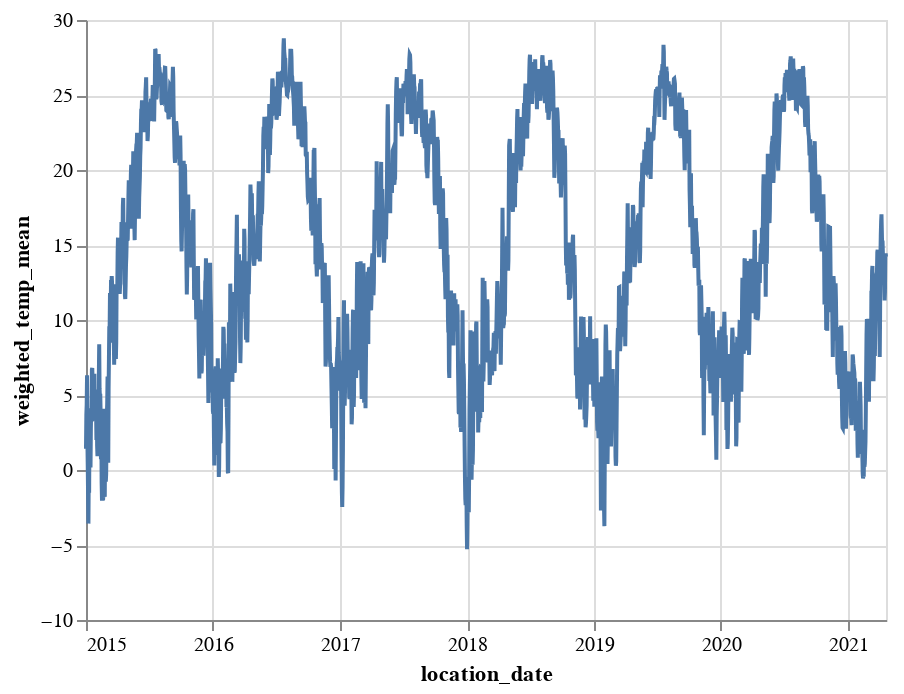

Notebook code for this chart:
### Code cell
alt.Chart(plotting_df.reset_index()).mark_line().encode(
    x='location_date', 
    y='weighted_temp_mean'
)

### Figure 1 — Vega-Lite specification as saved in the notebook (floating-point values rounded to 4 significant figures; data arrays with more than 128 entries replaced by an {"elided": "..."} marker saying what was removed)
{"config": {"view": {"continuousWidth": 400, "continuousHeight": 300}}, "data": {"name": "data-018d07da7859c72ada257faabf815065"}, "mark": "line", "encoding": {"x": {"type": "temporal", "field": "location_date"}, "y": {"type": "quantitative", "field": "weighted_temp_mean"}}, "$schema": "https://vega.github.io/schema/vega-lite/v4.8.1.json", "datasets": {"data-018d07da7859c72ada257faabf815065": {"elided": "2302 records"}}}
